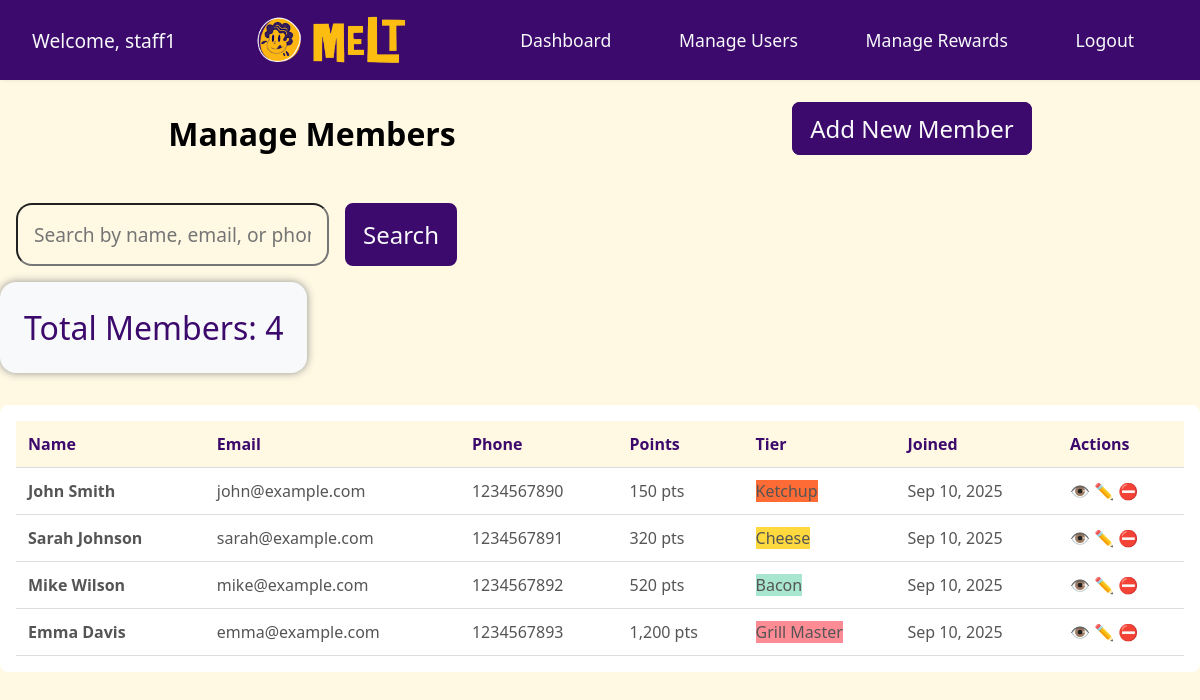
/admin/members.php (signed in), run on the app's committed database.
### tables this page shows
CREATE TABLE users (
    id INT AUTO_INCREMENT PRIMARY KEY,
    name VARCHAR(100) NOT NULL,
    email VARCHAR(100) UNIQUE NOT NULL,
    phone VARCHAR(15) NULL,
    password VARCHAR(100) NOT NULL,
    dob DATE,
    marketing_opt_in TINYINT DEFAULT 0,
    tier_id INT DEFAULT 1,
    annual_points INT DEFAULT 0,
    points_balance INT DEFAULT 0,
    joined_at DATETIME DEFAULT CURRENT_TIMESTAMP,
    updated_at DATETIME DEFAULT CURRENT_TIMESTAMP ON UPDATE CURRENT_TIMESTAMP
);

CREATE TABLE tier (
    id INT AUTO_INCREMENT PRIMARY KEY,
    name VARCHAR(50) NOT NULL,
    color VARCHAR(7) DEFAULT '#4A90E2',
    points_required INT DEFAULT 0,
    min_annual_points INT DEFAULT 0,
    multiplier DECIMAL(3,2) DEFAULT 1.00,
    benefits TEXT,
    active TINYINT DEFAULT 1
);

### includes/db.php (called while the page is built, shortened)
<?php
function getDBConnection() {
    $connection = mysqli_connect(DB_HOST, DB_USER, DB_PASS, DB_NAME);
    return $connection;
}
function executeQuery($sql, $params = []) {
    $conn = getDBConnection();
    if (!empty($params)) {
        $stmt = $conn->prepare($sql);
        if ($stmt) {
            $types = str_repeat('s', count($params));
            $stmt->bind_param($types, ...$params);
            $stmt->execute();
            $result = $stmt->get_result();
            $stmt->close();
        } else {
            $result = false;
        }
    } else {
        $result = $conn->query($sql);
    }
    return $result;
}
function getRow($sql, $params = []) {
    $result = executeQuery($sql, $params);
    if ($result && $result->num_rows > 0) {
        return $result->fetch_assoc();
    }
    return null;
}
function getRows($sql, $params = []) {
    $result = executeQuery($sql, $params);
    $rows = [];
    if ($result && $result->num_rows > 0) {
        while ($row = $result->fetch_assoc()) {
            $rows[] = $row;
        }
    }
    return $rows;
}

### includes/format.php (called while the page is built, shortened)
<?php
function formatPoints($points) {
    return number_format($points) . ' pts';
}
function formatDate($date) {
    return date('M j, Y', strtotime($date));
}

### admin/members.php (the view, shortened to what this page needs)
<?php
require_once $_SERVER['DOCUMENT_ROOT'] . '/includes/db.php';
require_once $_SERVER['DOCUMENT_ROOT'] . '/includes/format.php';
$page = isset($_GET['page']) ? max(1, intval($_GET['page'])) : 1;
$limit = 20;
$offset = ($page - 1) * $limit;
$search = isset($_GET['search']) ? trim($_GET['search']) : '';
$whereClause = '';
$params = [];
$countQuery = "SELECT COUNT(*) as count FROM users u $whereClause";
$totalMembers = $params ? getRow($countQuery, $params)['count'] : getRow($countQuery)['count'];
$query = "
    SELECT
        u.id, u.name, u.email, u.phone, u.points_balance, u.joined_at,
        t.name as tier_name, t.color as tier_color
    FROM users u
    LEFT JOIN tier t ON u.tier_id = t.id
    $whereClause
    ORDER BY u.joined_at DESC
    LIMIT $limit OFFSET $offset
";
$members = $params ? getRows($query, $params) : getRows($query);
?>
<!DOCTYPE html>
<html lang="en">
<head>
    <link rel="stylesheet" href="/assets/css/admin.css">
    <link rel="stylesheet" href="/assets/css/member.css">
</head>
<body>
    <?php require_once $_SERVER['DOCUMENT_ROOT'] . '/includes/admin_nav.php'; ?>
    <main class="admin-main">
        <div class="page-header">
            <h1>Manage Members</h1>
            <div class="action-header">
                <a href="/user/register.php" class="btn btn-fill">Add New Member</a>
            </div>
        </div>
        <div class="filters-section">
            <form method="GET" class="search-form">
                <div class="search-group">
                    <input type="text" name="search" placeholder="Search by name, email, or phone..."
                        value="<?php echo htmlspecialchars($search); ?>" class="search-input">
                    <button type="submit" class="btn btn-fill">Search</button>
                </div>
            </form>
        </div>
        <div class="stat-summary">
            <span class="stat-label">Total Members:</span>
            <span class="stat-value"><?php echo number_format($totalMembers); ?></span>
        </div>
        <?php if (!empty($members)): ?>
            <div class="activity-card table-responsive">
                <table class="">
                    <thead>
                        <tr>
                            <th>Name</th>
                            <th>Email</th>
                            <th>Phone</th>
                            <th>Points</th>
                            <th>Tier</th>
                            <th>Joined</th>
                            <th>Actions</th>
                        </tr>
                    </thead>
                    <tbody>
                        <?php foreach ($members as $member): ?>
                            <tr>
                                <td class="member-name">
                                    <strong><?php echo htmlspecialchars($member['name']); ?></strong>
                                </td>
                                <td><?php echo htmlspecialchars($member['email']); ?></td>
                                <td><?php echo htmlspecialchars($member['phone'] ?? 'N/A'); ?></td>
                                <td class="points-cell">
                                    <span class="points-badge">
                                        <?php echo formatPoints($member['points_balance']); ?>
                                    </span>
                                </td>
                                <td>
                                    <?php if ($member['tier_name']): ?>
                                        <span class="tier-badge" style="background-color: <?php echo $member['tier_color']; ?>">
                                            <?php echo htmlspecialchars($member['tier_name']); ?>
                                        </span>
                                    <?php else: ?>
                                        <span class="tier-badge">No Tier</span>
                                    <?php endif; ?>
                                </td>
                                <td><?php echo formatDate($member['joined_at']); ?></td>
                                <td class="actions-cell">
                                    <div class="action-buttons">
                                        <a href="member_detail.php?id=<?php echo $member['id']; ?>"
                                            class="action-btn view" title="View Details">👁️</a>
                                        <a href="member_edit.php?id=<?php echo $member['id']; ?>"
                                            class="action-btn edit" title="Edit Member">✏️</a>
                                        <a href="delete_user.php?member_id=<?php echo $member['id']; ?>"
                                            class="action-btn points" title="Award Points">⛔</a>
                                    </div>
                                </td>
                            </tr>
                        <?php endforeach; ?>
                    </tbody>
                </table>
            </div>
        <?php endif; ?>
    </main>
</body>
</html>

### assets/css/admin.css (style rules this page uses)
:root { --violet: #3c096c; --yellow: #fdc500; --white: #f8f9fa; --yellow-bg: #fff9e3; --dark-gray: #555555; }
* { margin: 0; padding: 0; box-sizing: border-box; font-family: 'Segoe UI', Tahoma, Geneva, Verdana, sans-serif; scroll-behavior: smooth; }
a { text-decoration: none; color: initial; }
body { background: var(--yellow-bg); }

### assets/css/member.css (style rules this page uses)
:root { --violet: #3c096c; --yellow: #fdc500; --white: #f8f9fa; --yellow-bg: #fff9e3; --dark-gray: #555555; }
.admin-main { max-width: 1200px; margin: auto; }
.page-header { display: flex; justify-content: space-around; padding: 2rem 0; }
.stat-summary { background: var(--white); box-shadow: #8f8f8f 0 0 .5rem; padding: 1.5rem; width: fit-content; border-radius: 1rem; font-size: 2rem; color: var(--violet); }
.activity-card { background: white; border: 1px solid var(--border-color); border-radius: 0.5rem; overflow: hidden; }

### data on the page
users: name "John Smith", email "john@example.com", phone "1234567890", points_balance "150 pts", tier.name "Ketchup", joined_at "Sep 10, 2025"
users: name "Sarah Johnson", email "sarah@example.com", phone "1234567891", points_balance "320 pts", tier.name "Cheese", joined_at "Sep 10, 2025"
users: name "Mike Wilson", email "mike@example.com", phone "1234567892", points_balance "520 pts", tier.name "Bacon", joined_at "Sep 10, 2025"
users: name "Emma Davis", email "emma@example.com", phone "1234567893", points_balance "1,200 pts", tier.name "Grill Master", joined_at "Sep 10, 2025"

### other printed values
$_SESSION['admin_username'] "staff1"
$totalMembers "4"
